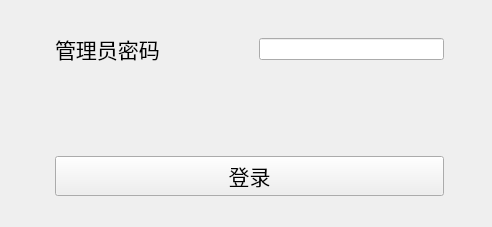
<?xml version="1.0" encoding="UTF-8"?>
<ui version="4.0">
 <class>adminlog</class>
 <widget class="QMainWindow" name="adminlog">
  <property name="geometry">
   <rect>
    <x>0</x>
    <y>0</y>
    <width>492</width>
    <height>227</height>
   </rect>
  </property>
  <property name="windowTitle">
   <string>管理员登录</string>
  </property>
  <widget class="QWidget" name="centralwidget">
   <widget class="QWidget" name="gridLayoutWidget">
    <property name="geometry">
     <rect>
      <x>0</x>
      <y>10</y>
      <width>491</width>
      <height>211</height>
     </rect>
    </property>
    <layout class="QGridLayout" name="gridLayout" rowstretch="1,3">
     <property name="leftMargin">
      <number>55</number>
     </property>
     <property name="topMargin">
      <number>0</number>
     </property>
     <property name="rightMargin">
      <number>47</number>
     </property>
     <property name="horizontalSpacing">
      <number>99</number>
     </property>
     <property name="verticalSpacing">
      <number>68</number>
     </property>
     <item row="0" column="0">
      <widget class="QLabel" name="label">
       <property name="font">
        <font>
         <pointsize>16</pointsize>
        </font>
       </property>
       <property name="text">
        <string>管理员密码</string>
       </property>
      </widget>
     </item>
     <item row="0" column="1">
      <widget class="QLineEdit" name="lineEdit"/>
     </item>
     <item row="1" column="0" colspan="2">
      <widget class="QPushButton" name="log_B">
       <property name="font">
        <font>
         <pointsize>16</pointsize>
        </font>
       </property>
       <property name="text">
        <string>登录</string>
       </property>
      </widget>
     </item>
    </layout>
   </widget>
  </widget>
 </widget>
 <resources/>
 <connections/>
</ui>
